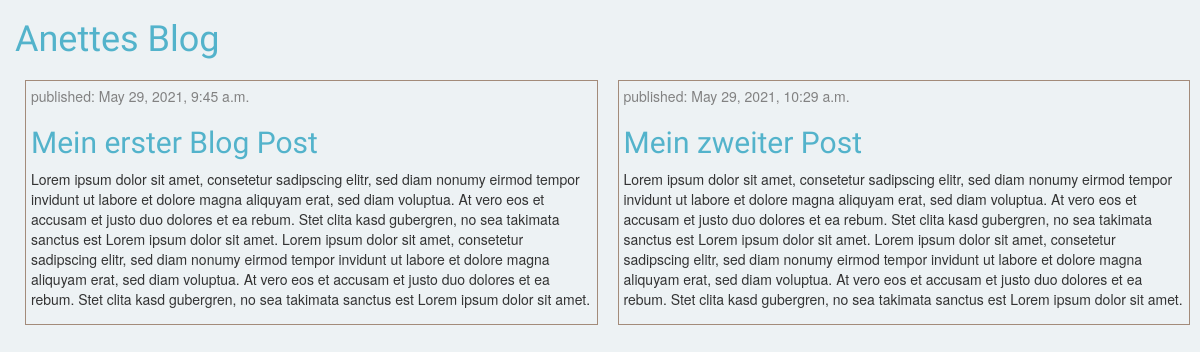
The page / on the database its author committed.
### blog/models.py (models this page shows, shortened)
class Post(models.Model):
    author = models.ForeignKey(settings.AUTH_USER_MODEL, on_delete=models.CASCADE)
    title = models.CharField(max_length=200)
    text = models.TextField()
    created_date = models.DateTimeField(default=timezone.now)
    published_date = models.DateTimeField(blank=True, null=True)

### blog/views.py (the view)
# urls.py: path('', views.post_list, name='post_list'),
def post_list(request):
    posts = Post.objects.filter(published_date__lte=timezone.now()).order_by('published_date')
    return render(request, 'blog/post_list.html', {'posts': posts})

### blog/templates/blog/post_list.html (shortened to what this page needs)
{% load static %}
<html>
    <head>
        <link rel="stylesheet" href="//maxcdn.bootstrapcdn.com/bootstrap/3.2.0/css/bootstrap.min.css">
        <link rel="stylesheet" href="//maxcdn.bootstrapcdn.com/bootstrap/3.2.0/css/bootstrap-theme.min.css">
        <link rel="stylesheet" href="{% static 'css/blog.css' %}">
    </head>
    <body>
        <div id="header" >
            <h1><a href="/">Anettes Blog</a></h1>
        </div>
        <div id="posts">
        {% for post in posts %}
        <div id="post">
            <p id="date">published: {{ post.published_date }}</p>
            <h2><a href="{% url 'post_detail' pk=post.pk %}">{{ post.title }}</a></h2>
            <p>{{ post.text|linebreaksbr }}</p>
        </div>
    {% endfor %}

### blog/static/css/blog.css (style rules this page uses)
h1 a, h2 a { color: #53b3cb; font-family: 'Limelight', cursive; }
body { padding-left: 15px; background-color: #edf2f4; }
#posts { display: flex; }
#post { border: 1px solid #a38b7a; padding: 5px; margin: 10px; }
#date { color: #828282; }

### rows shown on the page
Post: published_date "May 29, 2021, 9:45 a.m.", title "Mein erster Blog Post", text "Lorem ipsum dolor sit amet, consetetur sadipscing elitr, sed diam nonumy eirmod tempor invidunt ut labore et dolore magna aliquyam erat, sed diam voluptua. At vero eos et accusam et justo duo dolores et ea rebum. Stet clita kasd gubergren, no sea takimata sanctus est Lorem ipsum dolor sit amet. Lorem ipsum dolor sit amet, consetetur sadipscing elitr, sed diam nonumy eirmod tempor invidunt ut labore et dolore magna aliquyam erat, sed diam voluptua. At vero eos et accusam et justo duo dolores et ea rebum. Stet clita kasd gubergren, no sea takimata sanctus est Lorem ipsum dolor sit amet."
Post: published_date "May 29, 2021, 10:29 a.m.", title "Mein zweiter Post", text "Lorem ipsum dolor sit amet, consetetur sadipscing elitr, sed diam nonumy eirmod tempor invidunt ut labore et dolore magna aliquyam erat, sed diam voluptua. At vero eos et accusam et justo duo dolores et ea rebum. Stet clita kasd gubergren, no sea takimata sanctus est Lorem ipsum dolor sit amet. Lorem ipsum dolor sit amet, consetetur sadipscing elitr, sed diam nonumy eirmod tempor invidunt ut labore et dolore magna aliquyam erat, sed diam voluptua. At vero eos et accusam et justo duo dolores et ea rebum. Stet clita kasd gubergren, no sea takimata sanctus est Lorem ipsum dolor sit amet."
